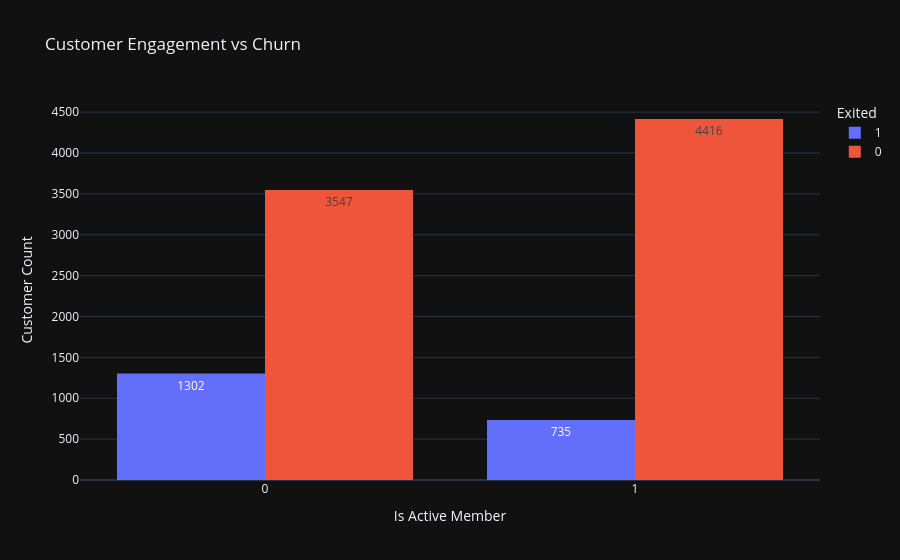

Write notebook code for a chart like this one.
### Code cell
fig = px.histogram(
    df,
    x='IsActiveMember',
    color='Exited',
    barmode='group',
    text_auto=True,
    title='Customer Engagement vs Churn',
    template=theme
)

fig.update_layout(
    xaxis_title='Is Active Member',
    yaxis_title='Customer Count'
)

fig.show()

### Figure 1 — Plotly figure (JSON) as saved in the notebook; plotly's stock layout.template omitted (floating-point values rounded to 4 significant figures; data arrays with more than 128 entries replaced by an {"elided": "..."} marker saying what was removed)
{"data": [{"alignmentgroup": "True", "bingroup": "x", "hovertemplate": "Exited=1<br>IsActiveMember=%{x}<br>count=%{y}<extra></extra>", "legendgroup": "1", "marker": {"color": "#636efa", "pattern": {"shape": ""}}, "name": "1", "offsetgroup": "1", "orientation": "v", "showlegend": true, "texttemplate": "%{value}", "type": "histogram", "x": {"elided": "2037 int values"}, "xaxis": "x", "yaxis": "y"}, {"alignmentgroup": "True", "bingroup": "x", "hovertemplate": "Exited=0<br>IsActiveMember=%{x}<br>count=%{y}<extra></extra>", "legendgroup": "0", "marker": {"color": "#EF553B", "pattern": {"shape": ""}}, "name": "0", "offsetgroup": "0", "orientation": "v", "showlegend": true, "texttemplate": "%{value}", "type": "histogram", "x": {"elided": "7963 int values"}, "xaxis": "x", "yaxis": "y"}], "layout": {"barmode": "group", "legend": {"title": {"text": "Exited"}, "tracegroupgap": 0}, "title": {"text": "Customer Engagement vs Churn"}, "xaxis": {"anchor": "y", "domain": [0, 1], "title": {"text": "Is Active Member"}}, "yaxis": {"anchor": "x", "domain": [0, 1], "title": {"text": "Customer Count"}}}}
